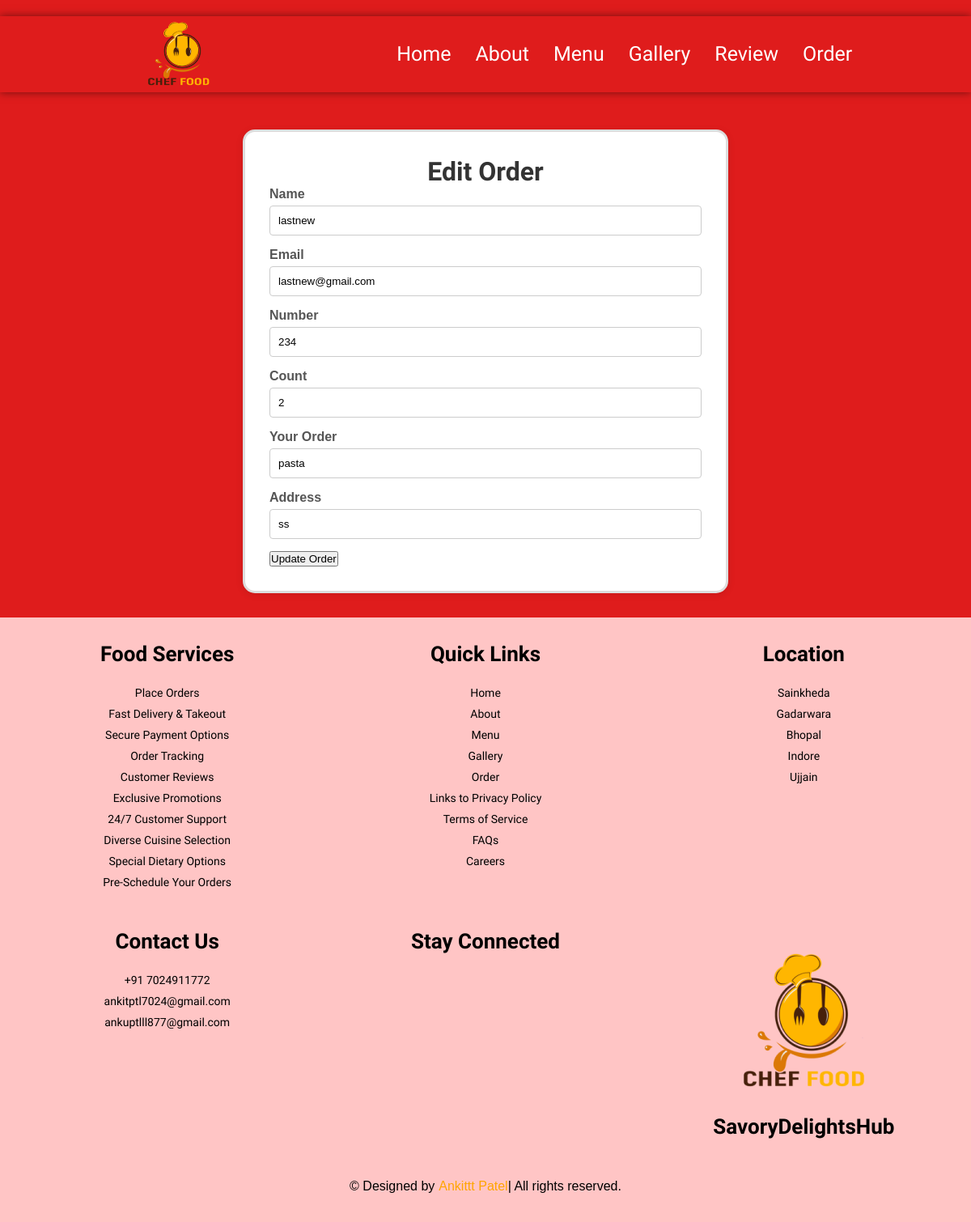
/orders/edit/40/, run on an earlier commit of the app's database.
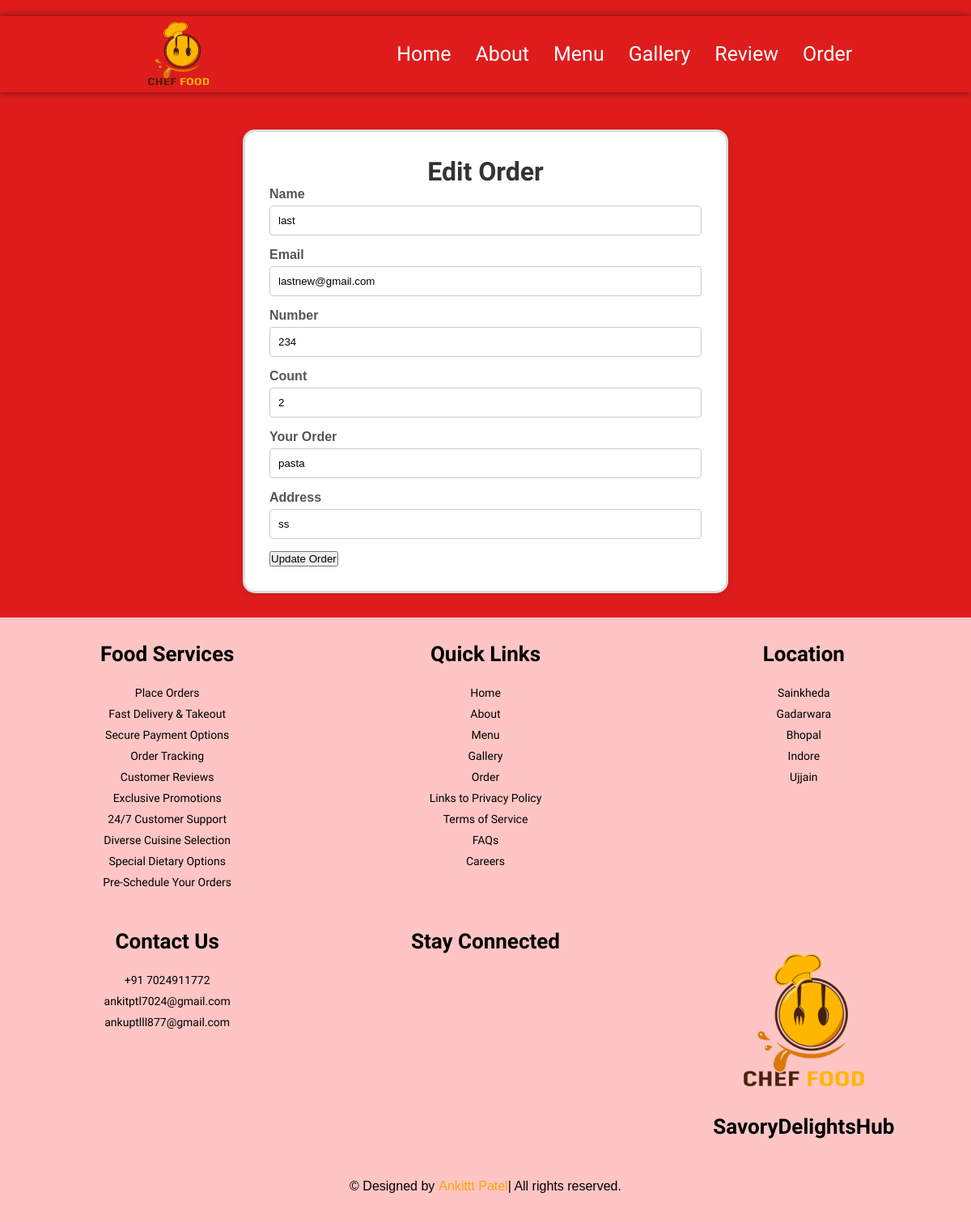
And on a later commit of the database.
### app/models.py (models this page shows, shortened)
class Order(models.Model):
    name = models.CharField(max_length=100)
    email = models.EmailField()
    phone_number = models.CharField(max_length=15)
    count = models.PositiveIntegerField()
    food_name = models.CharField(max_length=100)
    address = models.TextField()

### app/views.py (the view, shortened to what this page needs)
# urls.py: path('orders/edit/<int:pk>/', views.order_update, name='order_update'),
def order_update(request, pk):
    order = Order.objects.filter(pk=pk).first()
    if order:
        return render(request, 'order_form.html', {'order': order})
    else:
        return redirect('order_list')  # Redirect if the order doesn't exist

### app/templates/order_form.html (shortened to what this page needs)
{% extends 'base.html' %}
{% block content %}
<div style="height: 120px;"></div>
<div class="form-container">
    <h1 style="font-family: 'Mooli', cursive" >Edit Order</h1>
    <form method="POST">
        <div class="input">
            <p>Name</p>
            <input type="text" name="name" value="{{ order.name }}" required>
        </div>
        <div class="input">
            <p>Email</p>
            <input type="email" name="email" value="{{ order.email }}" required>
        </div>
        <div class="input">
            <p>Number</p>
            <input type="text" name="number" value="{{ order.phone_number }}" required>
        </div>
        <div class="input">
            <p>Count</p>
            <input type="number" name="count" value="{{ order.count }}" required>
        </div>
        <div class="input">
            <p>Your Order</p>
            <input type="text" name="food_name" value="{{ order.food_name }}" required>
        </div>
        <div class="input">
            <p>Address</p>
            <input type="text" name="address" value="{{ order.address }}" required>
        </div>
        <input type="submit" value="Update Order">
    </form>
</div>
{% endblock %}

What changed in the data, as far as the page shows it:
changed Order "lastnew@gmail.com": name "lastnew" → "last"
